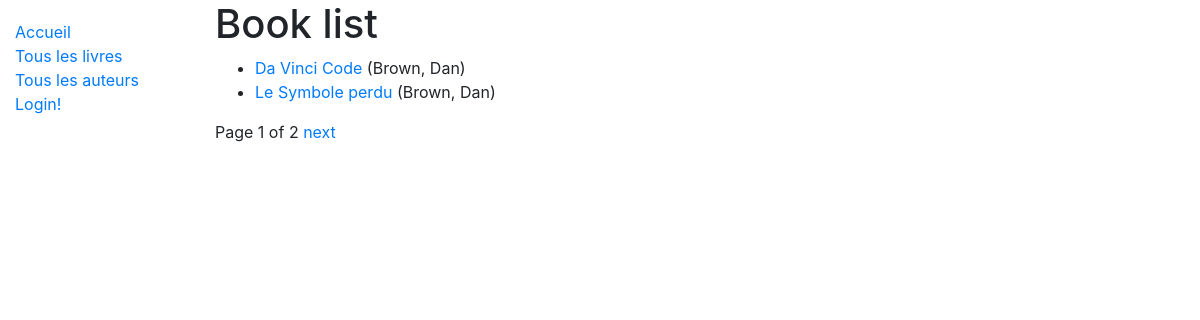
/catalog/books/, run on the app's committed database.
### catalog/models.py (models this page shows, shortened)
class Book(models.Model):
    title = models.CharField(max_length=200)
    author = models.ForeignKey('Author', on_delete=models.SET_NULL, null=True)
    summary = models.TextField(max_length=1000, help_text='Breve descriçao do livro')
    isbn = models.CharField('ISBN', max_length=13, help_text='13 caracteres <a href="https://www.isbn-international.org/content/what-isbn">ISBN</a>')
    genre = models.ManyToManyField(Genre, help_text='Selecione um genero')
    language = models.ForeignKey('Language', on_delete=models.SET_NULL, null=True)
    def display_genre(self):
        return ', '.join(genre.name for genre in self.genre.all()[:3])
    display_genre.short_description = 'Genre'
    def get_absolute_url(self):
        return reverse('book-detail', args=[str(self.id)])

class Author(models.Model):
    nome = models.CharField(max_length=100)
    sobrenome = models.CharField(max_length=100)
    data_nascimento = models.DateField(null=True, blank=True)
    data_morte = models.DateField('Data de Morte', null=True, blank=True)
    class Meta:
        ordering = ['sobrenome', 'nome']
    def __str__(self):
        return f'{self.sobrenome}, {self.nome}'

### catalog/views.py (the view)
# urls.py: path('books/', views.BookListView.as_view(), name='books'),
class BookListView(generic.ListView):
    model = Book
    paginate_by = 2

### catalog/templates/catalog/book_list.html (shortened to what this page needs)
{% extends "base_generic.html" %}
{% block content %}
    <h1>Book list</h1>
    {% if book_list %}
    <ul>
        {% for book in book_list %}
            <li>
                <a href="{{ book.get_absolute_url }}">{{ book.title }}</a> ({{ book.author }})
            </li>
        {% endfor %}
    </ul>
    {% else %}
        <p>Je suis désolé, on n'a pas de livres :(</p>
    {% endif %}
{% endblock %}

### data on the page
Book: title "Da Vinci Code", author "Brown, Dan"
Book: title "Le Symbole perdu", author "Brown, Dan"

### other printed values
{{ page_obj.number }} "1"
{{ page_obj.paginator.num_pages }} "2"
